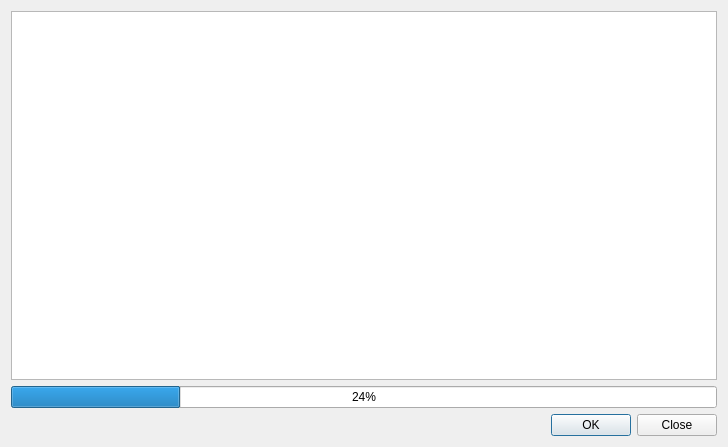
<?xml version="1.0" encoding="UTF-8"?>
<ui version="4.0">
 <class>OBSRemux</class>
 <widget class="QDialog" name="OBSRemux">
  <property name="geometry">
   <rect>
    <x>0</x>
    <y>0</y>
    <width>728</width>
    <height>447</height>
   </rect>
  </property>
  <property name="windowTitle">
   <string>RemuxRecordings</string>
  </property>
  <layout class="QGridLayout" name="formLayout">
   <item row="1" column="0" colspan="2">
    <widget class="QTableView" name="tableView">
     <attribute name="verticalHeaderVisible">
      <bool>false</bool>
     </attribute>
     <attribute name="verticalHeaderDefaultSectionSize">
      <number>23</number>
     </attribute>
    </widget>
   </item>
   <item row="2" column="0" colspan="2">
    <widget class="QProgressBar" name="progressBar">
     <property name="value">
      <number>24</number>
     </property>
    </widget>
   </item>
   <item row="3" column="1">
    <layout class="QHBoxLayout" name="horizontalLayout_4">
     <item>
      <widget class="QDialogButtonBox" name="buttonBox">
       <property name="standardButtons">
        <set>QDialogButtonBox::Close|QDialogButtonBox::Ok</set>
       </property>
      </widget>
     </item>
    </layout>
   </item>
  </layout>
 </widget>
 <resources/>
 <connections/>
</ui>
